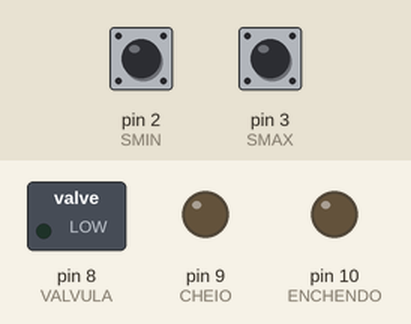
Recording of a sketch running on a simulated Arduino Uno, built with avr-gcc and run on an emulated ATmega328P. Shown: switched loads named in the sketch (green lamp = pin HIGH), output pins drawn as LEDs (lit = HIGH). Inputs (shaded band) come from the test bench; at power-on: pin 2 (SMIN) HIGH, pin 3 (SMAX) HIGH.

Above: at 5.0 s.
5.1 s: pin 2 (SMIN) pulled LOW for 0.15 s
At 6.1 s:
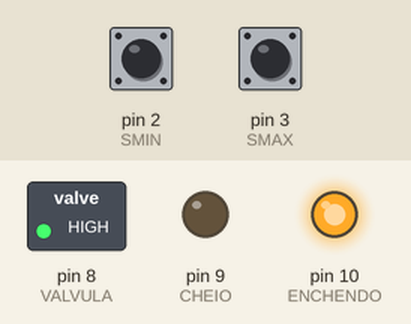
6.7 s: pin 3 (SMAX) pulled LOW for 0.15 s
At 7.3 s:
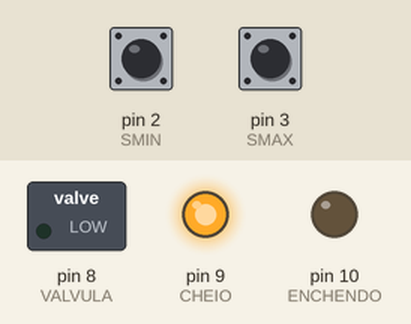
8.3 s: pin 2 (SMIN) pulled LOW for 1 s
At 9.7 s:
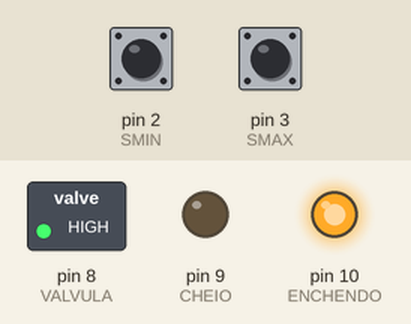
10.8 s: pin 3 (SMAX) pulled LOW for 1 s
At 11.6 s:
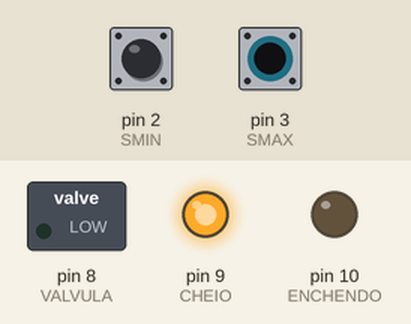
Timing chart, 0 to 13.8 s (numbered marks = the images above; inputs shaded):
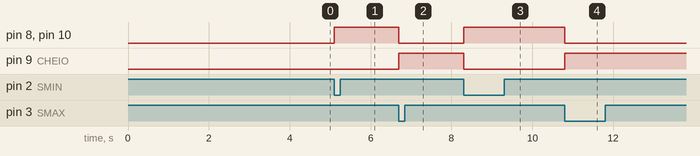

The sketch:

sketch_mar31a.ino
```cpp
#define SMIN (1<<PD2)
#define SMAX (1<<PD3)
#define VALVULA (1<<PB0)
#define CHEIO (1<<PB1)
#define ENCHENDO (1<<PB2)


int main(){
DDRB |= VALVULA | CHEIO | ENCHENDO;
PORTD |= SMIN | SMAX;
EICRA = (0<<ISC01)+(1<<ISC00)+(0<<ISC11)+(1<<ISC10);
EIMSK = (1<<INT0) + (1<<INT1);
  sei();
  for(;;){

  }
}

ISR(INT0_vect){
  PORTB |= ENCHENDO;
  PORTB |= VALVULA;
  PORTB &= ~CHEIO;
}

ISR(INT1_vect){
  PORTB &= ~ENCHENDO;
  PORTB &= ~VALVULA;
  PORTB |= CHEIO;
}
```

Measured:
- after the input at 5.1 s, pin 8 (VALVULA), pin 10 (ENCHENDO): LOW → HIGH at once
- after the input at 6.7 s, pin 8 (VALVULA), pin 10 (ENCHENDO): HIGH → LOW at once; pin 9 (CHEIO): LOW → HIGH at once
- after the input at 8.3 s, pin 8 (VALVULA), pin 10 (ENCHENDO): LOW → HIGH at once; pin 9 (CHEIO): HIGH → LOW at once
- after the input at 10.8 s, pin 8 (VALVULA), pin 10 (ENCHENDO): HIGH → LOW at once; pin 9 (CHEIO): LOW → HIGH at once
